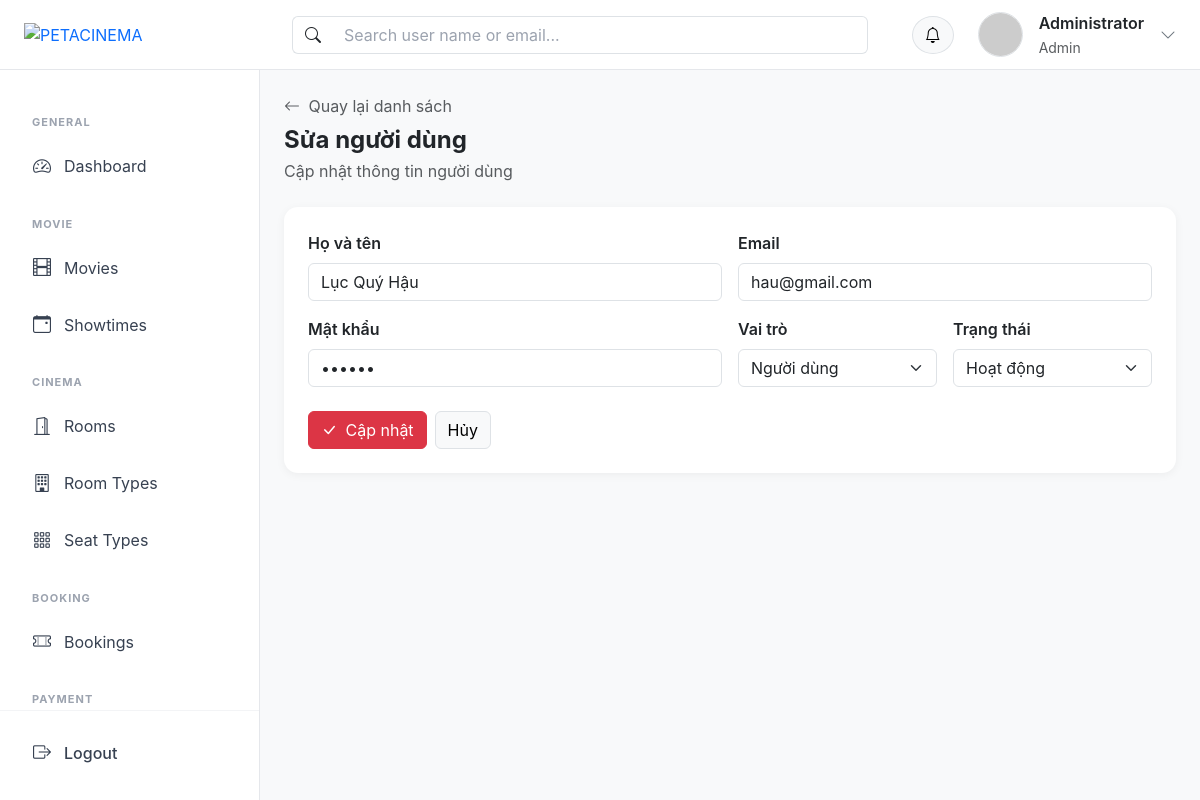
/?action=users_edit&id=12 (signed in), run on the app's committed database.
### tables this page shows
CREATE TABLE `users` (
  `id` int NOT NULL,
  `fullname` varchar(255) NOT NULL,
  `email` varchar(255) NOT NULL,
  `password` varchar(255) NOT NULL,
  `role` enum('user','staff','admin') DEFAULT 'user',
  `status` enum('active','inactive','banned') DEFAULT 'active',
  `created_at` timestamp NULL DEFAULT CURRENT_TIMESTAMP
);

### controllers/UserController.php (called while the page is built, shortened)
<?php
class UserController
{
    public $userModel;
    public function __construct()
    {
        $this->userModel = new UserModel();
    }
    public function users_edit()
    {
        $id = $_GET['id'];
        $edit = $this->userModel->getById($id);
        require_once PATH_VIEW . 'admin/layout/layout.php';
    }
}

### index.php (called while the page is built, shortened)
<?php
spl_autoload_register(function ($class) {
    $fileName = "$class.php";
    $fileModel              = PATH_MODEL . $fileName;
});
require_once './routes/index.php';

### models/BaseModel.php (called while the page is built, shortened)
<?php
class BaseModel
{
    public function __construct()
    {
        $dsn = sprintf('mysql:host=%s;port=%s;dbname=%s;charset=utf8mb4', DB_HOST, DB_PORT, DB_NAME);
        try {
            $this->pdo = new PDO($dsn, DB_USERNAME, DB_PASSWORD, DB_OPTIONS);
        } catch (PDOException $e) {
            die("Kết nối cơ sở dữ liệu thất bại: {$e->getMessage()}. Vui lòng thử lại sau.");
        }
    }
}

### models/UserModel.php (called while the page is built, shortened)
<?php
class UserModel extends BaseModel
{
    public function getById($id)
    {
        $sql = "SELECT * FROM users WHERE id = :id";
        $stmt = $this->pdo->prepare($sql);
        $stmt->execute(['id' => $id]);
        return $stmt->fetch();
    }
}

### views/admin/user/edit.php (the view, shortened to what this page needs)
<div class="mb-4">
    <a href="<?= BASE_URL ?>?action=users_list" class="text-decoration-none text-muted">
        <i class="bi bi-arrow-left me-1"></i> Quay lại danh sách
    </a>
    <h4 class="fw-bold mt-2 mb-1">Sửa người dùng</h4>
    <p class="text-muted mb-0">Cập nhật thông tin người dùng</p>
</div>
<div class="card">
    <div class="card-body p-4">
        <form action="<?= BASE_URL ?>?action=users_editUser" method="POST">
            <div class="row g-3">
                <div class="col-md-6">
                    <label class="form-label fw-semibold">Họ và tên</label>
                    <input type="text" name="fullname" class="form-control"
                        value="<?= htmlspecialchars($edit['fullname']) ?>" required>
                </div>
                <div class="col-md-6">
                    <label class="form-label fw-semibold">Email</label>
                    <input type="email" name="email" class="form-control"
                        value="<?= htmlspecialchars($edit['email']) ?>" required>
                </div>
                <div class="col-md-6">
                    <label class="form-label fw-semibold">Mật khẩu</label>
                    <input type="password" name="password" class="form-control"
                        value="<?= htmlspecialchars($edit['password']) ?>" required>
                </div>
                <div class="col-md-3">
                    <label class="form-label fw-semibold">Vai trò</label>
                    <select name="role" class="form-select" required>
                        <option value="user" <?= $edit['role'] === 'user' ? 'selected' : '' ?>>Người dùng</option>
                    </select>
                </div>
                <div class="col-md-3">
                    <label class="form-label fw-semibold">Trạng thái</label>
                    <select name="status" class="form-select" required>
                        <option value="active" <?= $edit['status'] === 'active' ? 'selected' : '' ?>>Hoạt động</option>
                    </select>
                </div>
            </div>
            <div class="d-flex gap-2 mt-4">
                <button type="submit" class="btn btn-danger">
                    <i class="bi bi-check-lg me-1"></i> Cập nhật
                </button>
                <a href="<?= BASE_URL ?>?action=users_list" class="btn btn-light border">Hủy</a>
            </div>
        </form>
    </div>
</div>

### assets/css/admin.css (style rules this page uses)
:root { --header-height: 70px; --sidebar-width: 260px; }
body { margin: 0; background: #f8f9fa; font-family: "Inter", -apple-system, BlinkMacSystemFont, "Segoe UI", Roboto, sans-serif; min-height: 100vh; }
.card { border: none; border-radius: 14px; box-shadow: 0 2px 10px rgba(0, 0, 0, 0.05); }

### data on the page
users: fullname "Lục Quý Hậu", email "hau@gmail.com", role "Người dùng", status "Hoạt động"

### other printed values
$user['fullname'] "Administrator"
$user['role'] "Admin"
